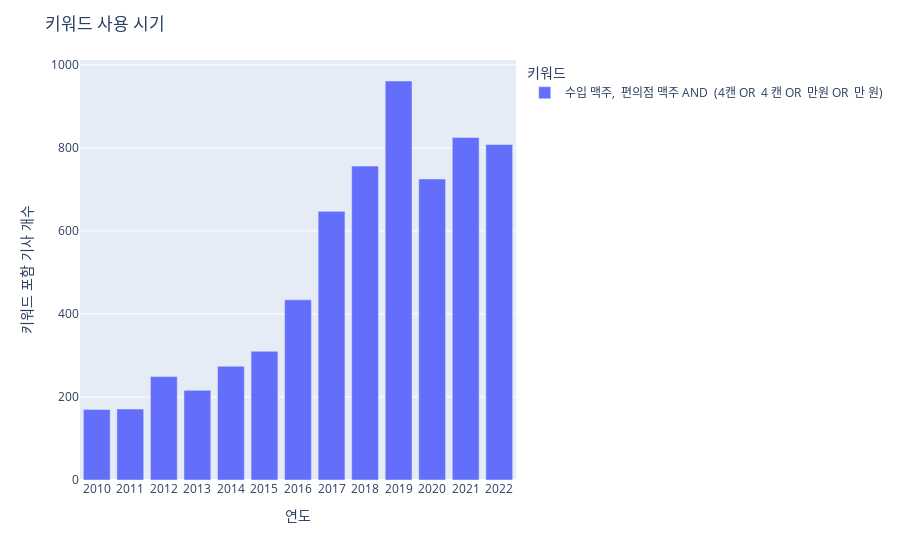

Here is the notebook cell this chart was saved with:
### Code cell
import plotly.express as px

fig=px.bar(keyword4, barmode="group")
fig.update_layout(title_text='키워드 사용 시기')
fig.update_xaxes(title_text='연도', dtick=1)
fig.update_yaxes(title_text='키워드 포함 기사 개수')
fig.update_layout(legend_title='키워드')
fig.show()

### Figure 1 — Plotly figure (JSON) as saved in the notebook; plotly's stock layout.template omitted (floating-point values rounded to 4 significant figures)
{"data": [{"alignmentgroup": "True", "hovertemplate": "variable=수입 맥주,  편의점 맥주 AND  (4캔 OR  4 캔 OR  만원 OR  만 원)<br>date=%{x}<br>value=%{y}<extra></extra>", "legendgroup": "수입 맥주,  편의점 맥주 AND  (4캔 OR  4 캔 OR  만원 OR  만 원)", "marker": {"color": "#636efa", "pattern": {"shape": ""}}, "name": "수입 맥주,  편의점 맥주 AND  (4캔 OR  4 캔 OR  만원 OR  만 원)", "offsetgroup": "수입 맥주,  편의점 맥주 AND  (4캔 OR  4 캔 OR  만원 OR  만 원)", "orientation": "v", "showlegend": true, "textposition": "auto", "type": "bar", "x": [2010, 2011, 2012, 2013, 2014, 2015, 2016, 2017, 2018, 2019, 2020, 2021, 2022], "xaxis": "x", "y": [170, 171, 249, 216, 274, 310, 434, 647, 756, 961, 725, 825, 808], "yaxis": "y"}], "layout": {"barmode": "group", "legend": {"title": {"text": "키워드"}, "tracegroupgap": 0}, "margin": {"t": 60}, "title": {"text": "키워드 사용 시기"}, "xaxis": {"anchor": "y", "domain": [0, 1], "dtick": 1, "title": {"text": "연도"}}, "yaxis": {"anchor": "x", "domain": [0, 1], "title": {"text": "키워드 포함 기사 개수"}}}}
